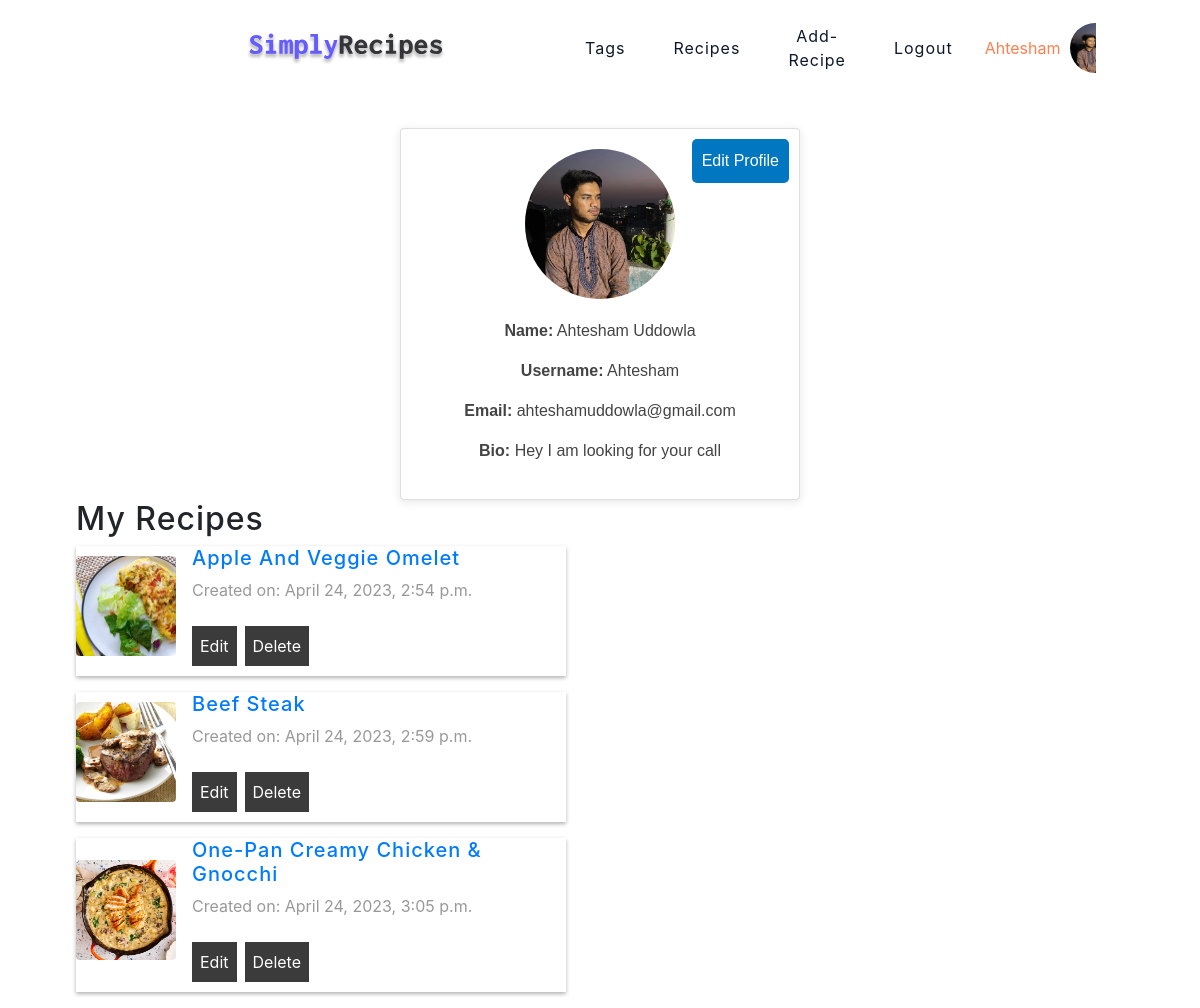
Page /account/ (signed in) on the earlier database version.
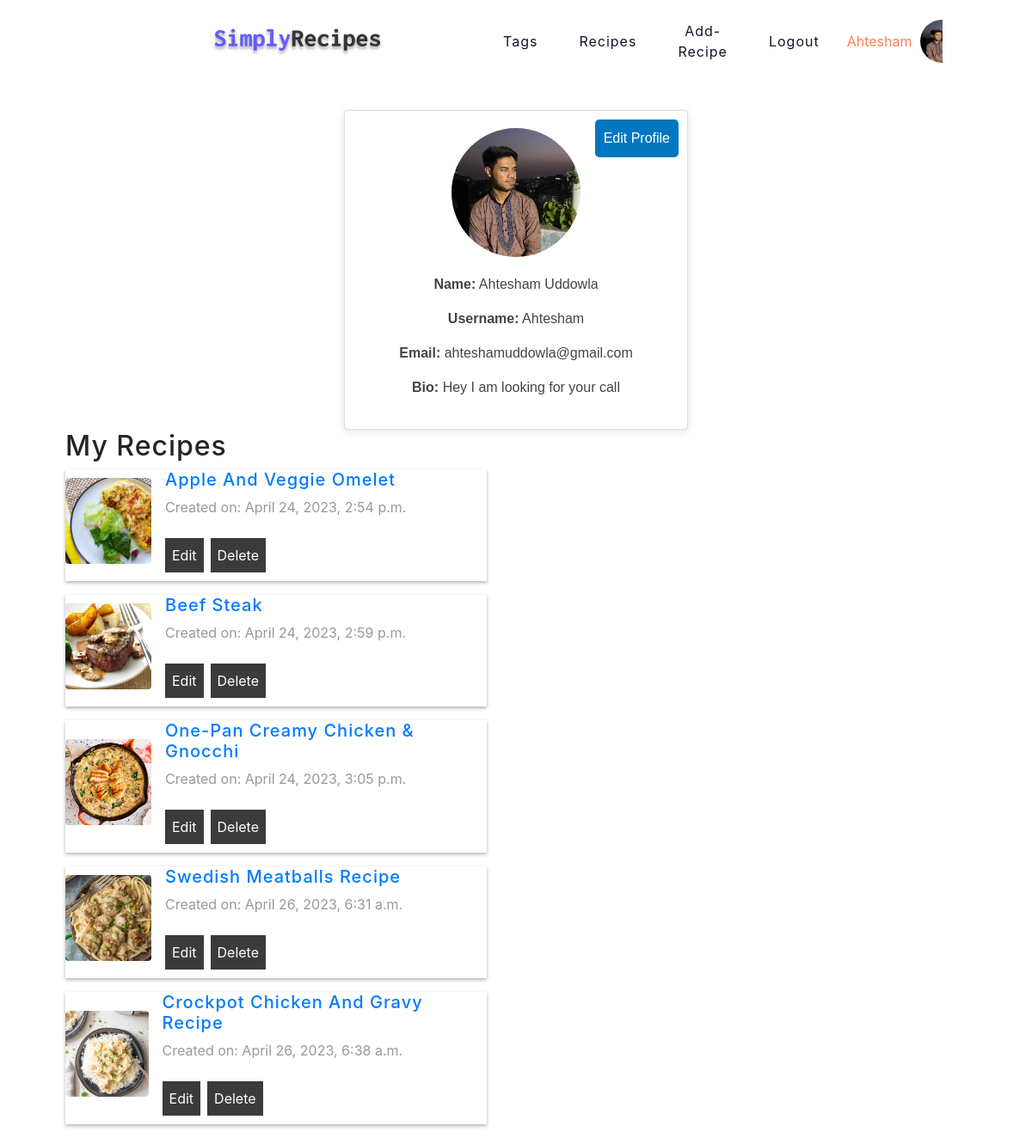
Same page on the later database version.
### users/models.py (models this page shows, shortened)
class Profile(models.Model):
    user = models.OneToOneField(User, on_delete=models.CASCADE)
    name = models.CharField(max_length=200)
    email = models.EmailField(max_length=200, unique=True)
    username = models.CharField(max_length=200)
    location = models.CharField(max_length=200, null=True, blank=True)
    profile_image = models.ImageField(null=True, blank=True,
                    upload_to='profiles/', default='profiles/user_default.png')
    bio = models.TextField(max_length=2000, null=True, blank=True)
    id = models.UUIDField(default=uuid.uuid4, primary_key=True, unique=True, editable=False)
    created = models.DateTimeField(auto_now_add=True)

### recipes/models.py (models this page shows, shortened)
class Recipes(models.Model):
    owner = models.ForeignKey(Profile, on_delete=models.CASCADE)
    title = models.CharField(max_length=200)
    description = models.TextField(max_length=5000, null=True, blank=True)
    recipe_image = models.ImageField(null=True, blank=True,
                   upload_to='recipes/', default='recipes/recipe_default.png')
    prep_time = models.IntegerField()
    cook_time = models.IntegerField()
    serving = models.IntegerField()
    tags = models.CharField(max_length=500, null=True, blank=True)
    instructions = models.TextField(max_length=5000)
    ingredients = models.TextField(max_length=5000)
    id = models.UUIDField(default=uuid.uuid4, primary_key=True, unique=True, editable=False)
    created = models.DateTimeField(auto_now_add=True)

### users/views.py (the view)
# urls.py: path('account/', views.account_view, name='account'),
@login_required(login_url='login')
def account_view(request):
    profile = request.user.profile
    recipes = profile.recipes_set.all()
    context = {'profile':profile, 'recipes':recipes}
    return render(request, 'users/account.html', context)

### users/templates/users/account.html
{% extends 'main.html' %}
{% block content %}
<main class="page">
	<section id="my-info">
		<div class="card">
			<a href="{% url 'edit-account' profile.id %}" class="edit-button">Edit Profile</a>
			<img class="profile-pic" src="{{profile.profile_image.url}}" alt="Profile Picture">
			<p><b>Name:</b> {{profile.name}}</p>
			<p><b>Username:</b> {{profile.username}}</p>
			<p><b>Email:</b> {{profile.email}}</p>
			<p><b>Bio:</b> {{profile.bio}}</p>
		</div>
	</section>
	<section id="my-recipes">
		<h2>My Recipes</h2>
		{% for recipe in recipes %}
			<a href="{% url 'recipe' recipe.id %}" class="recipe">
					<img src="{{recipe.recipe_image.url}}" alt="{{recipe.title}}">
					<div class="recipe-info">
						<h5>{{recipe.title}}</h5>
						<p class="date">Created on: {{recipe.created}}</p>
						<div class="buttons">
							<form action="{% url 'edit-recipe' recipe.id  %}" >
								<button>Edit</button>
							</form>
							<form action="{% url 'delete-recipe' recipe.id %}" >
								<button>Delete</button>
							</form>
						</div>
					</div>
			</a>
		{% endfor %}
	</section>
</main>
{% endblock %}

### templates/main.html (shortened to what this page needs)
{% load static %}
<!DOCTYPE html>
<html lang="en">
<head>
    <link rel="stylesheet" href="{% static 'main.css' %}">
    <link rel="stylesheet" href="https://cdn.jsdelivr.net/npm/bootstrap@4.0.0/dist/css/bootstrap.min.css">
</head>
<body>
    {% include 'navbar.html' %}
    {% block content %}
    {% endblock %}
</body>
</html>

### templates/navbar.html
{% load static %}
<nav class="navbar">
<div class="nav-center">
    <div class="nav-header">
    {% if request.user.is_authenticated == False %}
        <a href="{% url 'recipes' %}" class="nav-logo" style="margin-left: 400px; margin-right: 65px;">
            <img src="{% static 'logo.svg' %}" alt="simply recipes" />
        </a>
    {% else %}
        <a href="{% url 'recipes' %}" class="nav-logo">
            <img src="{% static 'logo.svg' %}" alt="simply recipes" />
        </a>
    {% endif %}
    </div>
    <div class="nav-links">
        <a href="{% url 'tags' %}" class="nav-link"> tags </a>
        <a href="{% url 'recipes' %}" class="nav-link"> recipes </a>
        {% if request.user.is_authenticated %}
            <a href="{% url 'create_recipe' %}" class="nav-link"> Add-Recipe </a>
            <a href="{% url 'logout' %}" class="nav-link"> Logout </a>
            <a style="color: coral;">{{user.username}}</a>
            <a href="{% url 'account'%}"> <img src="{{request.user.profile.profile_image.url}}" alt="">  </a>
        {% else  %}
            <a href="{% url 'login' %}" class="nav-link"> Login </a>
        {% endif %}
    </div>
</div>
</nav>

Differences in the rows shown:
added Recipes: recipe_image (picture), title "Swedish Meatballs Recipe", created "April 26, 2023, 6:31 a.m."
added Recipes: recipe_image (picture), title "Crockpot Chicken And Gravy Recipe", created "April 26, 2023, 6:38 a.m."
